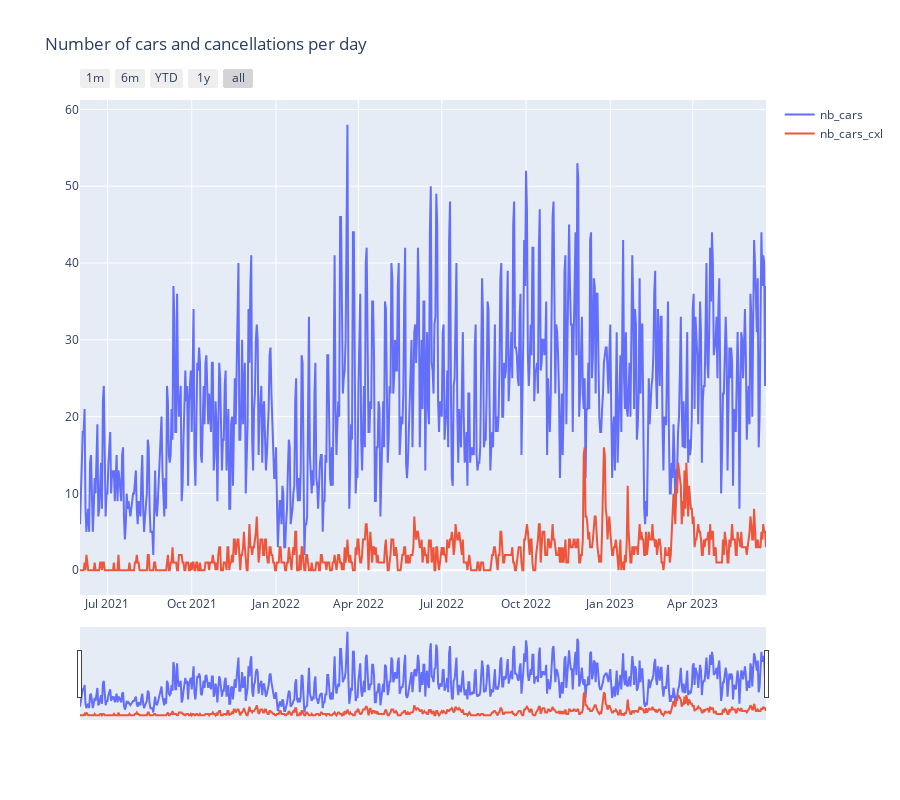

Notebook cell for this chart:
### Code cell
df_days = pd.read_csv("../prepared_data/old_df/01_06_2021_to_20_06_2023_25.csv")

# Convert 'date' column to datetime data type
df_days['date'] = pd.to_datetime(df_days['date'])

# Reshape the DataFrame using melt
df_melted = df_days.melt(id_vars='date', value_vars=['nb_cars', 'nb_cars_cxl'
                                                     #, 'nb_bookings', 'nb_bookings_cxl'
                                                     ])

# Create the line plot
fig = go.Figure()

# Add traces for each variable
for variable in ['nb_cars', 'nb_cars_cxl'
                 #, 'nb_bookings', 'nb_bookings_cxl'
                 ]:
    fig.add_trace(go.Scatter(
        x=df_melted['date'],
        y=df_melted[df_melted['variable'] == variable]['value'],
        name=variable
    ))

# Add range slider and selectors
fig.update_layout(
    xaxis=dict(
        rangeselector=dict(
            buttons=list([
                dict(count=1, label="1m", step="month", stepmode="backward"),
                dict(count=6, label="6m", step="month", stepmode="backward"),
                dict(count=1, label="YTD", step="year", stepmode="todate"),
                dict(count=1, label="1y", step="year", stepmode="backward"),
                dict(step="all")
            ])
        ),
        rangeslider=dict(visible=True)
    ),
    title="Number of cars and cancellations per day"
)

# Set the height of the plot
fig.update_layout(height=800)

# Show the graph
fig.show()

### Figure 1 — Plotly figure (JSON) as saved in the notebook; plotly's stock layout.template omitted (floating-point values rounded to 4 significant figures; data arrays with more than 128 entries replaced by an {"elided": "..."} marker saying what was removed)
{"data": [{"name": "nb_cars", "type": "scatter", "x": {"elided": "1500 str values"}, "y": {"elided": "750 int values"}}, {"name": "nb_cars_cxl", "type": "scatter", "x": {"elided": "1500 str values"}, "y": {"elided": "750 int values"}}], "layout": {"height": 800, "title": {"text": "Number of cars and cancellations per day"}, "xaxis": {"rangeselector": {"buttons": [{"count": 1, "label": "1m", "step": "month", "stepmode": "backward"}, {"count": 6, "label": "6m", "step": "month", "stepmode": "backward"}, {"count": 1, "label": "YTD", "step": "year", "stepmode": "todate"}, {"count": 1, "label": "1y", "step": "year", "stepmode": "backward"}, {"step": "all"}]}, "rangeslider": {"visible": true}}}}
